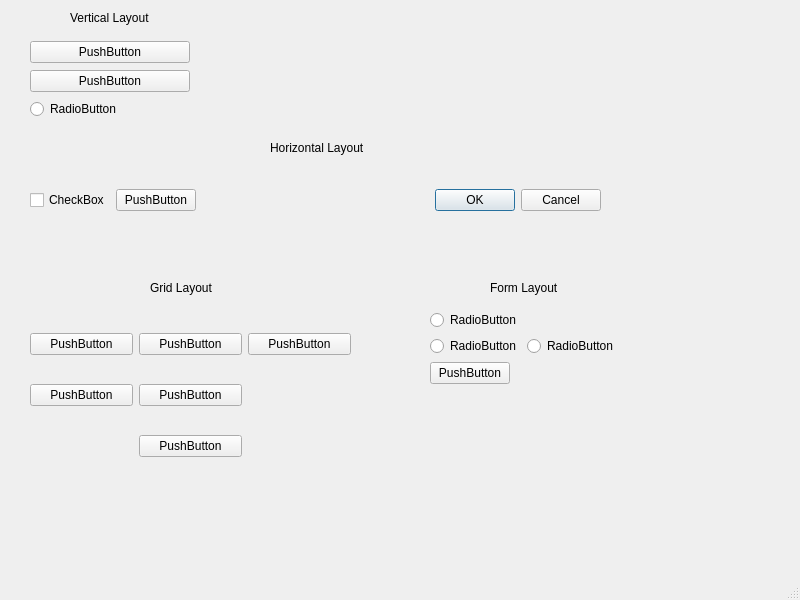
<?xml version="1.0" encoding="UTF-8"?>
<ui version="4.0">
 <class>MainWindow</class>
 <widget class="QMainWindow" name="MainWindow">
  <property name="geometry">
   <rect>
    <x>0</x>
    <y>0</y>
    <width>800</width>
    <height>600</height>
   </rect>
  </property>
  <property name="windowTitle">
   <string>MainWindow</string>
  </property>
  <widget class="QWidget" name="centralwidget">
   <widget class="QWidget" name="verticalLayoutWidget">
    <property name="geometry">
     <rect>
      <x>30</x>
      <y>40</y>
      <width>160</width>
      <height>80</height>
     </rect>
    </property>
    <layout class="QVBoxLayout" name="verticalLayout">
     <item>
      <widget class="QPushButton" name="pushButton">
       <property name="text">
        <string>PushButton</string>
       </property>
      </widget>
     </item>
     <item>
      <widget class="QPushButton" name="pushButton_2">
       <property name="text">
        <string>PushButton</string>
       </property>
      </widget>
     </item>
     <item>
      <widget class="QRadioButton" name="radioButton">
       <property name="text">
        <string>RadioButton</string>
       </property>
      </widget>
     </item>
    </layout>
   </widget>
   <widget class="QLabel" name="label">
    <property name="geometry">
     <rect>
      <x>70</x>
      <y>10</y>
      <width>91</width>
      <height>16</height>
     </rect>
    </property>
    <property name="text">
     <string>Vertical Layout</string>
    </property>
   </widget>
   <widget class="QWidget" name="horizontalLayoutWidget">
    <property name="geometry">
     <rect>
      <x>30</x>
      <y>160</y>
      <width>571</width>
      <height>80</height>
     </rect>
    </property>
    <layout class="QHBoxLayout" name="horizontalLayout">
     <item>
      <widget class="QCheckBox" name="checkBox">
       <property name="text">
        <string>CheckBox</string>
       </property>
      </widget>
     </item>
     <item>
      <widget class="QPushButton" name="pushButton_3">
       <property name="text">
        <string>PushButton</string>
       </property>
      </widget>
     </item>
     <item>
      <widget class="QDialogButtonBox" name="buttonBox">
       <property name="standardButtons">
        <set>QDialogButtonBox::Cancel|QDialogButtonBox::Ok</set>
       </property>
      </widget>
     </item>
    </layout>
   </widget>
   <widget class="QLabel" name="label_2">
    <property name="geometry">
     <rect>
      <x>270</x>
      <y>140</y>
      <width>101</width>
      <height>16</height>
     </rect>
    </property>
    <property name="text">
     <string>Horizontal Layout</string>
    </property>
   </widget>
   <widget class="QWidget" name="gridLayoutWidget">
    <property name="geometry">
     <rect>
      <x>30</x>
      <y>310</y>
      <width>321</width>
      <height>171</height>
     </rect>
    </property>
    <layout class="QGridLayout" name="gridLayout">
     <item row="0" column="2">
      <widget class="QPushButton" name="pushButton_8">
       <property name="text">
        <string>PushButton</string>
       </property>
      </widget>
     </item>
     <item row="1" column="1">
      <widget class="QPushButton" name="pushButton_7">
       <property name="text">
        <string>PushButton</string>
       </property>
      </widget>
     </item>
     <item row="0" column="1">
      <widget class="QPushButton" name="pushButton_6">
       <property name="text">
        <string>PushButton</string>
       </property>
      </widget>
     </item>
     <item row="1" column="0">
      <widget class="QPushButton" name="pushButton_4">
       <property name="text">
        <string>PushButton</string>
       </property>
      </widget>
     </item>
     <item row="0" column="0">
      <widget class="QPushButton" name="pushButton_5">
       <property name="text">
        <string>PushButton</string>
       </property>
      </widget>
     </item>
     <item row="2" column="1">
      <widget class="QPushButton" name="pushButton_9">
       <property name="text">
        <string>PushButton</string>
       </property>
      </widget>
     </item>
    </layout>
   </widget>
   <widget class="QLabel" name="label_3">
    <property name="geometry">
     <rect>
      <x>150</x>
      <y>280</y>
      <width>101</width>
      <height>16</height>
     </rect>
    </property>
    <property name="text">
     <string>Grid Layout</string>
    </property>
   </widget>
   <widget class="QWidget" name="formLayoutWidget">
    <property name="geometry">
     <rect>
      <x>430</x>
      <y>310</y>
      <width>211</width>
      <height>141</height>
     </rect>
    </property>
    <layout class="QFormLayout" name="formLayout">
     <item row="0" column="0">
      <widget class="QRadioButton" name="radioButton_2">
       <property name="text">
        <string>RadioButton</string>
       </property>
      </widget>
     </item>
     <item row="1" column="0">
      <widget class="QRadioButton" name="radioButton_3">
       <property name="text">
        <string>RadioButton</string>
       </property>
      </widget>
     </item>
     <item row="1" column="1">
      <widget class="QRadioButton" name="radioButton_4">
       <property name="text">
        <string>RadioButton</string>
       </property>
      </widget>
     </item>
     <item row="2" column="0">
      <widget class="QPushButton" name="pushButton_10">
       <property name="text">
        <string>PushButton</string>
       </property>
      </widget>
     </item>
    </layout>
   </widget>
   <widget class="QLabel" name="label_4">
    <property name="geometry">
     <rect>
      <x>490</x>
      <y>280</y>
      <width>101</width>
      <height>16</height>
     </rect>
    </property>
    <property name="text">
     <string>Form Layout</string>
    </property>
   </widget>
  </widget>
  <widget class="QMenuBar" name="menubar">
   <property name="geometry">
    <rect>
     <x>0</x>
     <y>0</y>
     <width>800</width>
     <height>24</height>
    </rect>
   </property>
  </widget>
  <widget class="QStatusBar" name="statusbar"/>
 </widget>
 <resources/>
 <connections/>
</ui>
